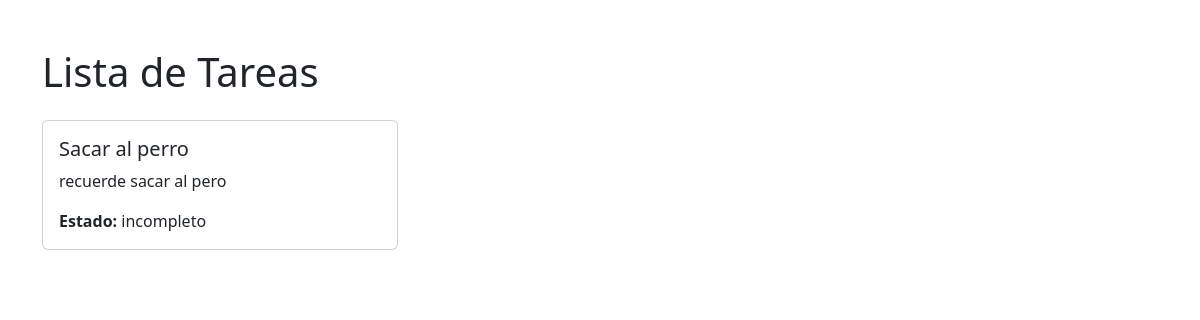
Before: / with the older database file.
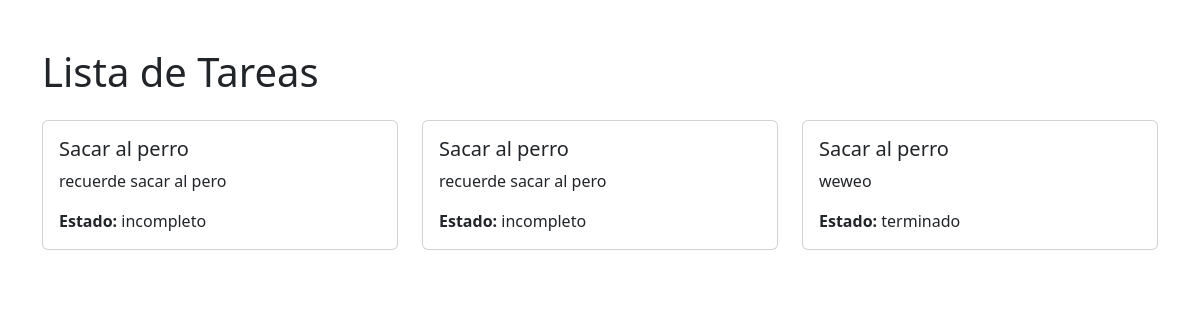
After: the same page with the newer database file.
### gestion/models.py (models this page shows, shortened)
class Tareas(models.Model):
    estados = [('terminado','tarea completa'),
               ('incompleto','tarea pendiente')]
    titulo = models.CharField(max_length=100)
    descripcion = models.TextField(max_length=500)
    estado = models.CharField(max_length=100,choices=estados,default='incompleto')

### gestion/views.py (the view)
# urls.py: path('',listar,name='listar'),
def listar(request):
    tareas = Tareas.objects.all()
    return render(request,'listar.html',{'tareas':tareas})

### gestion/templates/listar.html (shortened to what this page needs)
<!DOCTYPE html>
<html lang="en">
<head>
    <link href="https://cdn.jsdelivr.net/npm/bootstrap@5.3.3/dist/css/bootstrap.min.css" rel="stylesheet">
</head>
<body>
    <div class="container mt-5">
        <h1 class="mb-4">Lista de Tareas</h1>
        <div class="row">
            {% for tarea in tareas %}
            <div class="col-md-4 mb-4">
                <div class="card">
                    <div class="card-body">
                        <h5 class="card-title">{{ tarea.titulo }}</h5>
                        <p class="card-text">{{ tarea.descripcion }}</p>
                        <p class="card-text">
                            <strong>Estado:</strong> {{ tarea.estado }}
                        </p>
                    </div>
                </div>
            </div>
            {% endfor %}
        </div>
    </div>
</body>
</html>

Changed rows visible on the page:
added Tareas: titulo "Sacar al perro", descripcion "recuerde sacar al pero", estado "incompleto"
added Tareas: titulo "Sacar al perro", descripcion "weweo", estado "terminado"
